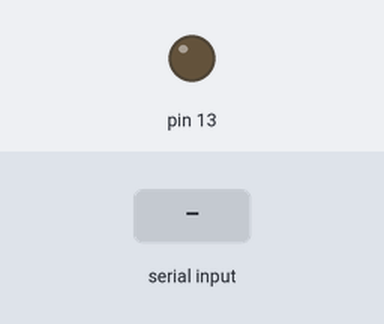
A sketch run on a simulated Arduino Uno, built with avr-gcc and run on an emulated ATmega328P. Parts: output pins drawn as LEDs (lit = HIGH). The test bench sets the inputs (shaded band).

Above: at 1.2 s.
1.3 s: "1" received over Serial
At 2.2 s:
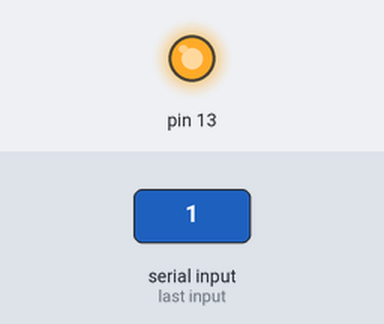
2.8 s: "0" received over Serial
At 3.3 s:
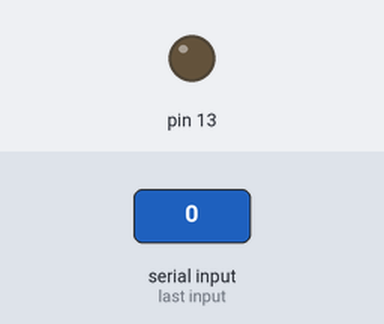
Timing chart, 0 to 5.8 s (numbered marks = the images above; inputs shaded):
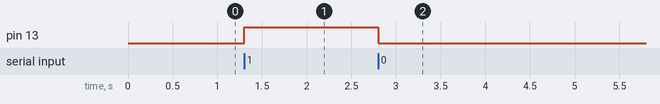

The sketch:

test.ino
```cpp
void setup() {
  // put your setup code here, to run once:
  pinMode(13,OUTPUT);
  Serial.begin(9600);
}

void loop() {
  if (Serial.available() > 0){
   if(Serial.read() == '1'){
    digitalWrite(13,HIGH);
   }

   else{
    digitalWrite(13,LOW);
    }
  }
}
```

Measured:
- after the input at 1.3 s, pin 13: LOW → HIGH at once
- after the input at 2.8 s, pin 13: HIGH → LOW at once
